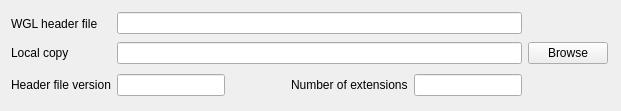
     <widget class="QWidget" name="tab_3">
      <attribute name="title">
       <string>WGL Settings</string>
      </attribute>
      <layout class="QGridLayout" name="gridLayout_3">
       <item row="0" column="0">
        <widget class="QLabel" name="textLabel10">
         <property name="text">
          <string>WGL header file</string>
         </property>
         <property name="wordWrap">
          <bool>false</bool>
         </property>
        </widget>
       </item>
       <item row="0" column="1">
        <widget class="QLineEdit" name="m_editwgl">
         <property name="whatsThis">
          <string>WGL header file to download</string>
         </property>
        </widget>
       </item>
       <item row="0" column="2">
        <spacer name="spacer18">
         <property name="orientation">
          <enum>Qt::Horizontal</enum>
         </property>
         <property name="sizeType">
          <enum>QSizePolicy::Preferred</enum>
         </property>
         <property name="sizeHint" stdset="0">
          <size>
           <width>82</width>
           <height>25</height>
          </size>
         </property>
        </spacer>
       </item>
       <item row="1" column="0">
        <widget class="QLabel" name="m_textwgllocalcopy">
         <property name="text">
          <string>Local copy</string>
         </property>
         <property name="wordWrap">
          <bool>false</bool>
         </property>
        </widget>
       </item>
       <item row="1" column="1">
        <widget class="QLineEdit" name="m_editwgllocalcopy">
         <property name="whatsThis">
          <string>File path to local copy</string>
         </property>
        </widget>
       </item>
       <item row="1" column="2">
        <widget class="QPushButton" name="m_pushbuttonwglbrowse">
         <property name="sizePolicy">
          <sizepolicy hsizetype="Fixed" vsizetype="Fixed">
           <horstretch>0</horstretch>
           <verstretch>0</verstretch>
          </sizepolicy>
         </property>
         <property name="whatsThis">
          <string>Browse local file system</string>
         </property>
         <property name="text">
          <string>Browse</string>
         </property>
         <property name="autoDefault">
          <bool>false</bool>
         </property>
        </widget>
       </item>
       <item row="2" column="0">
        <widget class="QLabel" name="m_textwglversion">
         <property name="text">
          <string>Header file version</string>
         </property>
         <property name="wordWrap">
          <bool>false</bool>
         </property>
        </widget>
       </item>
       <item row="2" column="1">
        <layout class="QHBoxLayout">
         <item>
          <widget class="QLineEdit" name="m_editwglversion">
           <property name="sizePolicy">
            <sizepolicy hsizetype="Preferred" vsizetype="Fixed">
             <horstretch>0</horstretch>
             <verstretch>0</verstretch>
            </sizepolicy>
           </property>
           <property name="readOnly">
            <bool>true</bool>
           </property>
          </widget>
         </item>
         <item>
          <spacer name="spacer5">
           <property name="orientation">
            <enum>Qt::Horizontal</enum>
           </property>
           <property name="sizeType">
            <enum>QSizePolicy::Expanding</enum>
           </property>
           <property name="sizeHint" stdset="0">
            <size>
             <width>60</width>
             <height>30</height>
            </size>
           </property>
          </spacer>
         </item>
         <item>
          <widget class="QLabel" name="textLabel11_8">
           <property name="text">
            <string>Number of extensions</string>
           </property>
           <property name="wordWrap">
            <bool>false</bool>
           </property>
          </widget>
         </item>
         <item>
          <widget class="QLineEdit" name="m_editwglcount">
           <property name="sizePolicy">
            <sizepolicy hsizetype="Preferred" vsizetype="Fixed">
             <horstretch>0</horstretch>
             <verstretch>0</verstretch>
            </sizepolicy>
           </property>
           <property name="readOnly">
            <bool>true</bool>
           </property>
          </widget>
         </item>
        </layout>
       </item>
       <item row="2" column="2">
        <spacer name="spacer6">
         <property name="orientation">
          <enum>Qt::Horizontal</enum>
         </property>
         <property name="sizeType">
          <enum>QSizePolicy::Preferred</enum>
         </property>
         <property name="sizeHint" stdset="0">
          <size>
           <width>82</width>
           <height>25</height>
          </size>
         </property>
        </spacer>
       </item>
      </layout>
     </widget>
